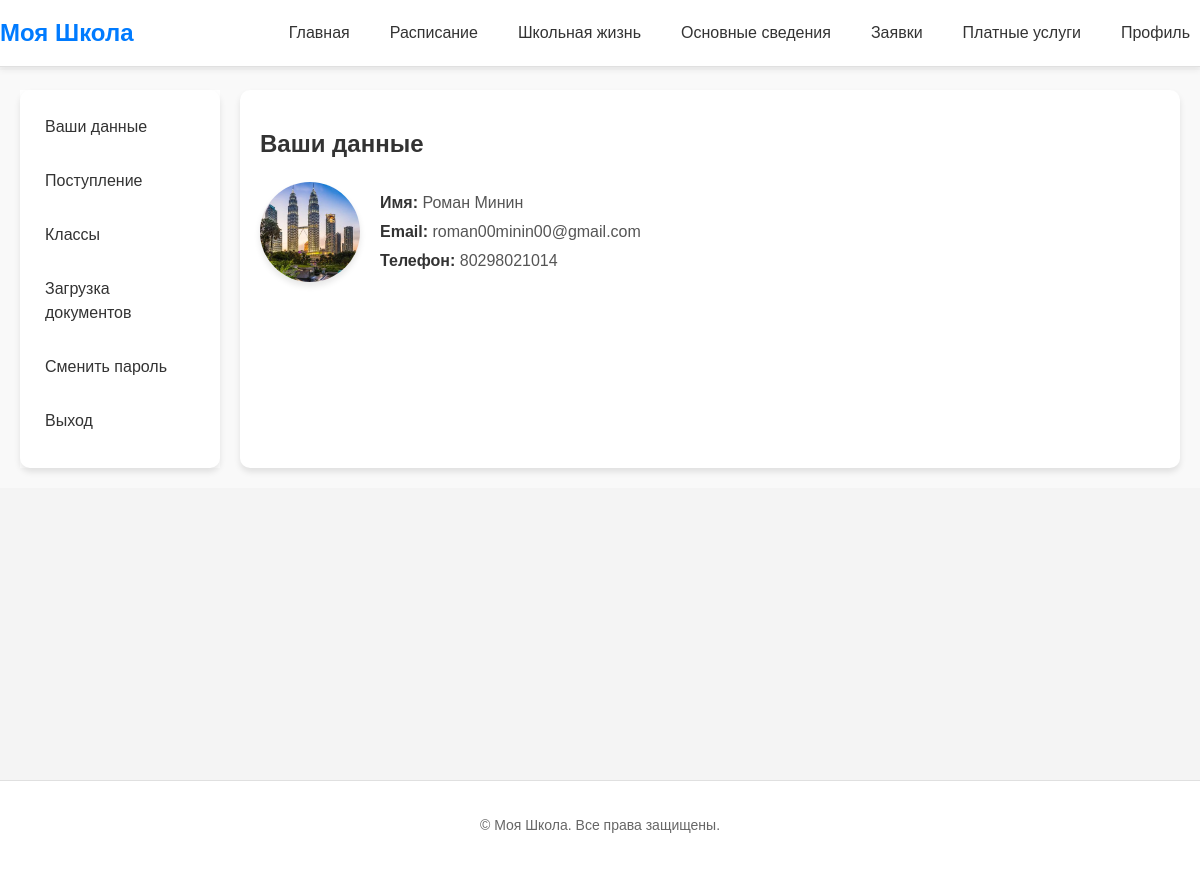
Page /profile/ (signed in) on the committed database.
### school/models.py (models this page shows, shortened)
class Teacher(models.Model):
    POSITION_CHOICES = [
        ('director', 'Директор'),
        ('management', 'Руководство'),
        ('teacher', 'Учитель'),
    ]
    last_name = models.CharField(max_length=50, verbose_name="Фамилия")
    first_name = models.CharField(max_length=50, verbose_name="Имя")
    patronymic = models.CharField(max_length=50, verbose_name="Отчество")
    position = models.CharField(max_length=50, choices=POSITION_CHOICES, verbose_name="Должность")
    education = models.TextField(verbose_name="Уровень образования")
    qualification = models.CharField(max_length=255, verbose_name="Квалификация")
    academic_degree = models.CharField(max_length=255, blank=True, null=True, verbose_name="Ученая степень")
    academic_title = models.CharField(max_length=255, blank=True, null=True, verbose_name="Ученое звание")
    qualification_improvement = models.TextField(blank=True, null=True, verbose_name="Повышение квалификации")
    professional_retraining = models.TextField(blank=True, null=True, verbose_name="Профессиональная переподготовка")
    experience_years = models.PositiveIntegerField(verbose_name="Опыт работы (лет)")
    phone = models.CharField(max_length=20, verbose_name="Контактный телефон")
    email = models.EmailField(verbose_name="Адрес электронной почты")
    branch = models.CharField(max_length=255, verbose_name="Филиал")
    educational_programs = models.TextField(blank=True, null=True, verbose_name="Образовательные программы")
    subjects_taught = models.ManyToManyField(Subject, related_name="teachers", verbose_name="Преподаваемые дисциплины")
    image = models.ImageField(upload_to='images/teacher', blank=True, null=True, verbose_name="Фото преподавателя")
    user = models.OneToOneField(User, on_delete=models.CASCADE, blank=True, null=True, verbose_name="Пользователь")

### school/views.py (the view)
# urls.py: path('profile/', views.profile_view, name='profile'),
@login_required
def profile_view(request):
    user = request.user
    profile = access_role(request)[0]
    role = access_role(request)[1]
    context = {
        'user': user,
        'profile': profile,
        'role': role
    }
    return render(request, 'profile/profile.html', context)

### school/views.py (called while the page is built)
def access_role(request):
    if request.user.groups.filter(name='Teachers').exists():
        profile = Teacher.objects.get(user=request.user)
        role = 'Teacher'
    elif request.user.groups.filter(name='Directors').exists():
        profile = Teacher.objects.get(user=request.user)
        role = 'Director'
    elif request.user.groups.filter(name='Managements').exists():
        profile = Teacher.objects.get(user=request.user)
        role = 'Management'
    elif request.user.groups.filter(name='Students').exists():
        profile = Student.objects.get(user=request.user)
        role = 'Student'
    else:
        profile = AdmissionRequest.objects.get(user=request.user)
        role = 'Guest'
    return profile, role

### templates/profile/profile.html (shortened to what this page needs)
{% extends 'index.html' %}
{% load static %}
{% block extra_css %}
<link rel="stylesheet" href="{% static 'css/profile.css' %}">
{% endblock %}
{% block content %}
    <div class="profile-container">
        {% include 'profile/profile_menu.html' %}
        <div class="profile-content">
            <h1>Ваши данные</h1>
            <div class="profile-card">
                {% if role == 'Teacher' or role == 'Director' or role == 'Management' %}
                    <img src="
                            {% if profile.image %}{{ profile.image.url }}{% else %}/static/images/default-avatar.png{% endif %}"
                         alt="Фото профиля" class="profile-image">
                    <div class="profile-info">
                        <p><strong>Имя:</strong> {{ profile.first_name }} {{ profile.last_name }}</p>
                        <p><strong>Email:</strong> {{ profile.email }}</p>
                        <p><strong>Телефон:</strong> {{ profile.phone|default:"Не указан" }}</p>
                    </div>
                {% endif %}
            </div>
        </div>
    </div>
{% endblock %}

### static/css/styles.css (style rules this page uses)
body { display: flex; flex-direction: column; min-height: 100vh; margin: 0; font-family: 'Arial', sans-serif; font-size: 16px; line-height: 1.5; color: #333; background-color: #f4f4f4; }
body { padding-top: 70px; }

### static/css/profile.css (style rules this page uses)
.profile-container { display: flex; gap: 20px; padding: 20px; background-color: #f9f9f9; font-family: 'Arial', sans-serif; }
.profile-content { flex: 1; background-color: #fff; border-radius: 10px; padding: 20px; box-shadow: 0 4px 6px rgba(0, 0, 0, 0.1); }
.profile-content h1 { font-size: 24px; margin-bottom: 20px; color: #333; }
.profile-card { display: flex; align-items: center; gap: 20px; }
.profile-image { width: 100px; height: 100px; border-radius: 50%; object-fit: cover; box-shadow: 0 4px 6px rgba(0, 0, 0, 0.1); }
.profile-info p { margin: 5px 0; font-size: 16px; color: #555; }
.profile-info p strong { color: #333; }

### rows in the picture
Teacher: image (picture), first_name "Роман", last_name "Минин", email "roman00minin00@gmail.com", phone "80298021014"
